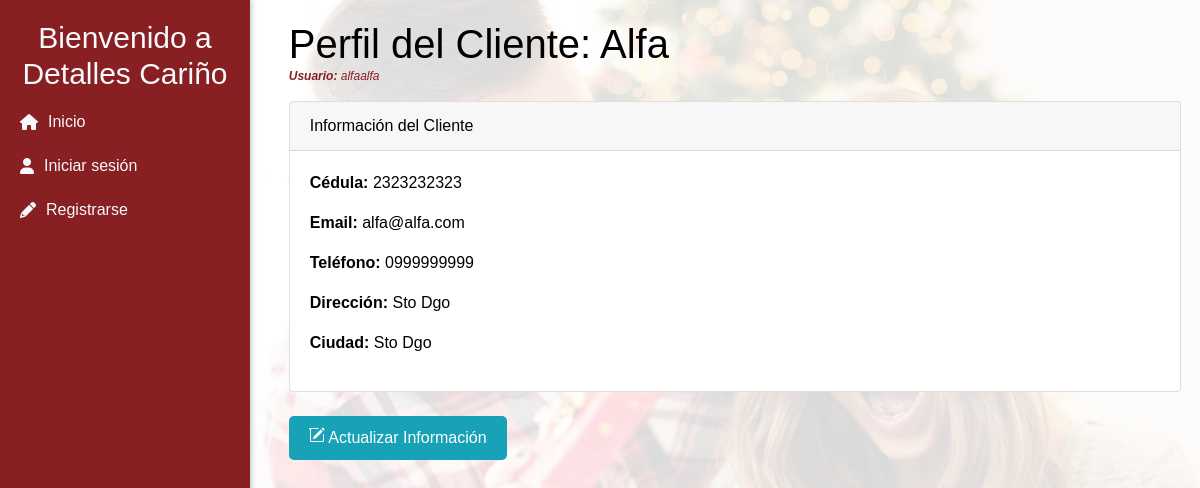
Screenshot of /cliente/info/15 with the database file from the repository.
### pedidos/models.py (models this page shows, shortened)
class Cliente(models.Model):
    nombre = models.CharField(max_length=50)
    cedula = models.CharField(max_length=10)
    email = models.EmailField()
    telefono = models.CharField(max_length=10)
    ciudad = models.CharField(max_length=30)
    direccion = models.TextField(max_length=200)
    user = models.OneToOneField(User, related_name='cliente', on_delete=models.CASCADE, null=True, blank=True, unique=True)
    class Meta:
        db_table = 'cliente'

### pedidos/views.py (the view)
# urls.py: path('cliente/info/<int:cliente_id>', clientes, name='clientes'),                           #Info
def clientes(request, cliente_id):
    cliente = get_object_or_404(Cliente, id=cliente_id)
    pedidos = Pedido.objects.filter(cliente=cliente)
    contenido = {
        'cliente': cliente,
        'pedidos': pedidos
    }
    return render(request, 'clientes/info_cliente.html', contenido)

### templates/clientes/info_cliente.html (shortened to what this page needs)
{% extends 'menu.html' %}
{% block content %}
  <div class="info-cliente">
    <h1 class="mb-4">Perfil del Cliente: {{ cliente.nombre }}</h1>
    <p style="font-style: italic ;font-size: 12px;margin-top: -25px;color: #871f23;"><strong>Usuario:</strong> {{ cliente.user }} </p>
    <div class="card mb-4">
      <div class="card-header">
        Información del Cliente
      </div>
      <div class="card-body">
        <p><strong>Cédula:</strong> {{ cliente.cedula }}</p>
        <p><strong>Email:</strong> {{ cliente.email }}</p>
        <p><strong>Teléfono:</strong> {{ cliente.telefono }}</p>
        <p><strong>Dirección:</strong> {{ cliente.direccion }}</p>
        <p><strong>Ciudad:</strong> {{ cliente.ciudad }}</p>
      </div>
    </div>
    <a href="{% url 'detalle_cliente' cliente.id %}" class="btn btn-info btn-sm">
      Actualizar Información
    </a>
  </div>
{% endblock %}

### static/css/main.css (style rules this page uses)
body { font-family: Arial, sans-serif; color: #000000; position: relative; }
body::before { content: ""; position: fixed; top: 0; left: 0; width: 100%; height: 100vh; background-image: url("../img/bg-main.jpg"); background-size: cover; background-position: center; background-repeat: no-repeat; z-index: -1; }
body::after { content: ""; position: fixed; top: 0; left: 0; width: 100%; height: 100%; background-color: rgba(255, 255, 255, 0.85); z-index: -1; }
.btn { padding: 10px 20px; font-size: 16px; border: none; border-radius: 5px; cursor: pointer; transition: background-color 0.3s ease; margin-right: 10px; }
a { color: #ec9813; text-decoration: none; }

### rows the page displays
Cliente: nombre "Alfa", user "alfaalfa", cedula "2323232323", email "alfa@alfa.com", telefono "0999999999", direccion "Sto Dgo", ciudad "Sto Dgo"
